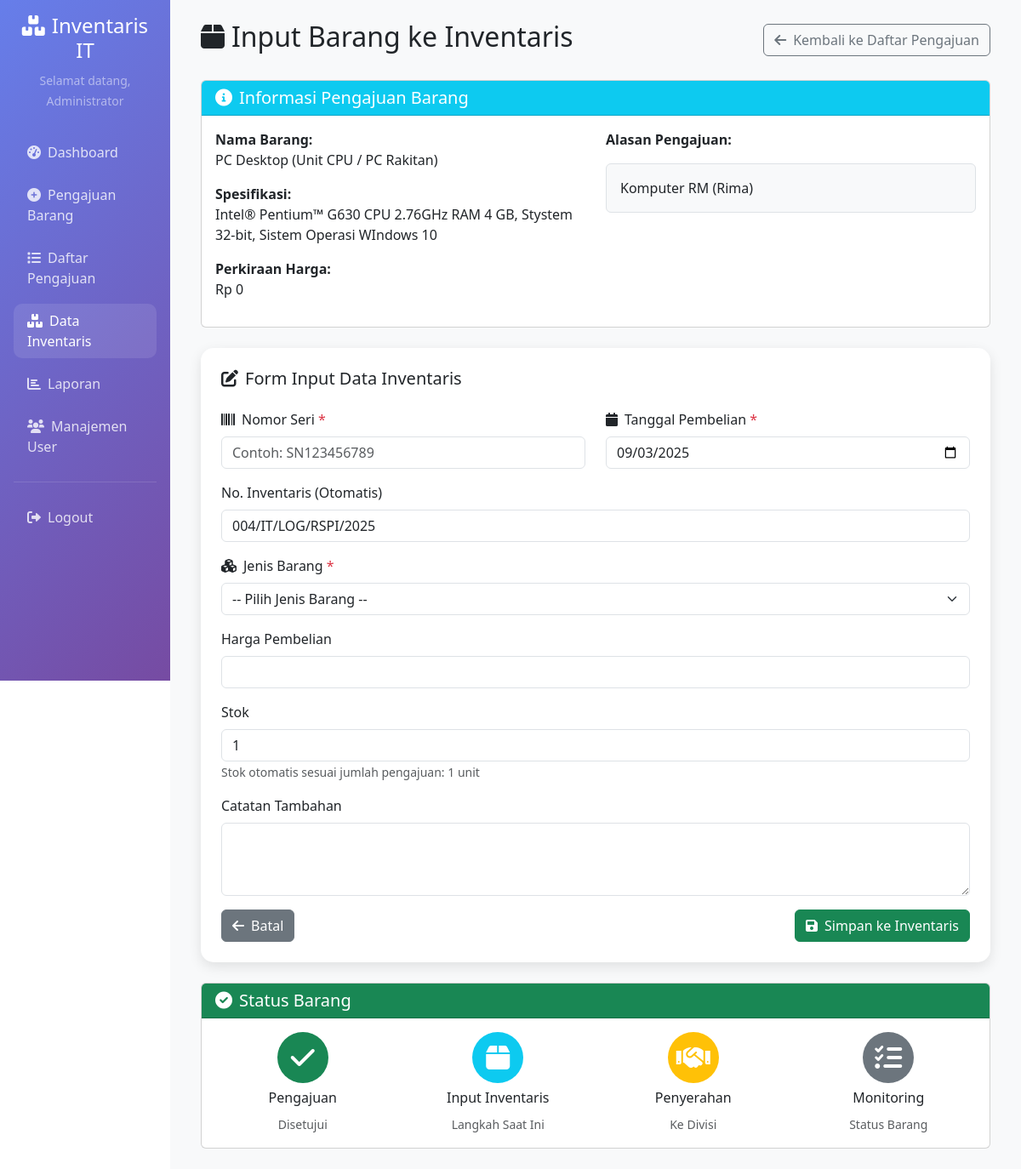
/input_inventaris.php?id=17 (signed in), run on the app's committed database.
### tables this page shows
CREATE TABLE `pengajuan_barang` (
  `id` int(11) NOT NULL,
  `nama_barang` varchar(200) NOT NULL,
  `spesifikasi` text DEFAULT NULL,
  `alasan_pengajuan` text NOT NULL,
  `jumlah` int(11) NOT NULL,
  `perkiraan_harga` decimal(15,2) DEFAULT NULL,
  `status` enum('Diajukan','Diverifikasi','Ditolak','ACC Keuangan','Ditolak Keuangan','Dibeli','Diterima') DEFAULT 'Diajukan',
  `staff_id` int(11) DEFAULT NULL,
  `tanggal_pengajuan` timestamp NOT NULL DEFAULT current_timestamp(),
  `tanggal_verifikasi` timestamp NULL DEFAULT NULL,
  `tanggal_acc_keuangan` timestamp NULL DEFAULT NULL,
  `catatan_verifikasi` text DEFAULT NULL,
  `catatan_keuangan` text DEFAULT NULL
);

### input_inventaris.php (the view, shortened to what this page needs)
<?php
require_once 'config/database.php';
$success = $error = '';
$pengajuan_id = isset($_GET['id']) ? $_GET['id'] : 0;
$sql = "SELECT * FROM pengajuan_barang WHERE id = ? AND status = 'ACC Keuangan'";
$stmt = $conn->prepare($sql);
$stmt->bind_param("i", $pengajuan_id);
$stmt->execute();
$result = $stmt->get_result();
$pengajuan = $result->fetch_assoc();
$canInput = isset($pengajuan['jumlah']) ? ((int)$pengajuan['jumlah'] > 0) : false;
?>
<!DOCTYPE html>
<html lang="id">
<head>
    <link href="https://cdn.jsdelivr.net/npm/bootstrap@5.3.0/dist/css/bootstrap.min.css" rel="stylesheet">
    <link href="https://cdnjs.cloudflare.com/ajax/libs/font-awesome/6.0.0/css/all.min.css" rel="stylesheet">
</head>
<body>
    <div class="container-fluid">
        <div class="row">
            <div class="col-md-3 col-lg-2 px-0">
                <div class="sidebar p-3">
                    <div class="text-center mb-4">
                        <h4 class="text-white"><i class="fas fa-boxes me-2"></i>Inventaris IT</h4>
                        <small class="text-white-50">Selamat datang, <?php echo $_SESSION['nama']; ?></small>
                    </div>
                    <nav class="nav flex-column">
                        <a class="nav-link" href="dashboard.php">
                            <i class="fas fa-tachometer-alt me-2"></i>Dashboard
                        </a>
                        <a class="nav-link" href="pengajuan.php">
                            <i class="fas fa-plus-circle me-2"></i>Pengajuan Barang
                        </a>
                        <a class="nav-link" href="daftar_pengajuan.php">
                            <i class="fas fa-list me-2"></i>Daftar Pengajuan
                        </a>
                        <a class="nav-link active" href="inventaris.php">
                            <i class="fas fa-boxes me-2"></i>Data Inventaris
                        </a>
                        <?php if (in_array($_SESSION['role'], ['admin', 'kepala'])): ?>
                        <a class="nav-link" href="laporan.php">
                            <i class="fas fa-chart-bar me-2"></i>Laporan
                        </a>
                        <?php endif; ?>
                        <?php if ($_SESSION['role'] == 'admin'): ?>
                        <a class="nav-link" href="users.php">
                            <i class="fas fa-users me-2"></i>Manajemen User
                        </a>
                        <?php endif; ?>
                        <hr class="text-white-50">
                        <a class="nav-link" href="logout.php">
                            <i class="fas fa-sign-out-alt me-2"></i>Logout
                        </a>
                    </nav>
                </div>
            </div>
            <div class="col-md-9 col-lg-10 main-content">
                <div class="p-4">
                    <div class="d-flex justify-content-between align-items-center mb-4">
                        <h2><i class="fas fa-box me-2"></i>Input Barang ke Inventaris</h2>
                        <a href="daftar_pengajuan.php" class="btn btn-outline-secondary">
                            <i class="fas fa-arrow-left me-2"></i>Kembali ke Daftar Pengajuan
                        </a>
                    </div>
                    <?php if ($success): ?>
                        <div class="alert alert-success alert-dismissible fade show" role="alert">
                            <i class="fas fa-check-circle me-2"></i><?php echo $success; ?>
                            <button type="button" class="btn-close" data-bs-dismiss="alert"></button>
                        </div>
                        <div class="text-center">
                            <a href="inventaris.php" class="btn btn-primary">
                                <i class="fas fa-boxes me-2"></i>Lihat Data Inventaris
                            </a>
                        </div>
                    <?php else: ?>
                        <div class="card mb-4">
                            <div class="card-header bg-info text-white">
                                <h5 class="mb-0"><i class="fas fa-info-circle me-2"></i>Informasi Pengajuan Barang</h5>
                            </div>
                            <div class="card-body">
                                <div class="row">
                                    <div class="col-md-6">
                                        <p><strong>Nama Barang:</strong><br><?php echo htmlspecialchars($pengajuan['nama_barang']); ?></p>
                                        <p><strong>Spesifikasi:</strong><br><?php echo htmlspecialchars($pengajuan['spesifikasi'] ?: '-'); ?></p>
                                        <p><strong>Perkiraan Harga:</strong><br>Rp <?php echo number_format($pengajuan['perkiraan_harga'], 0, ',', '.'); ?></p>
                                    </div>
                                    <div class="col-md-6">
                                        <p><strong>Alasan Pengajuan:</strong></p>
                                        <div class="border rounded p-3 bg-light">
                                            <?php echo nl2br(htmlspecialchars($pengajuan['alasan_pengajuan'])); ?>
                                        </div>
                                    </div>
                                </div>
                            </div>
                        </div>
                        <div class="form-container p-4">
                            <h5 class="mb-4"><i class="fas fa-edit me-2"></i>Form Input Data Inventaris</h5>
                            <form method="POST">
                                <div class="row">
                                    <div class="col-md-6 mb-3">
                                        <label for="nomor_seri" class="form-label">
                                            <i class="fas fa-barcode me-2"></i>Nomor Seri <span class="text-danger">*</span>
                                        </label>
                                        <input type="text" class="form-control" id="nomor_seri" name="nomor_seri"
                                               placeholder="Contoh: SN123456789" required>
                                    </div>
                                    <div class="col-md-6 mb-3">
                                        <label for="tanggal_pembelian" class="form-label">
                                            <i class="fas fa-calendar me-2"></i>Tanggal Pembelian <span class="text-danger">*</span>
                                        </label>
                                        <input type="date" class="form-control" id="tanggal_pembelian" name="tanggal_pembelian"
                                               value="<?php echo date('Y-m-d'); ?>" required>
                                    </div>
                                </div>
                                <div class="mb-3">
                                    <label for="no_inventaris" class="form-label">No. Inventaris (Otomatis)</label>
                                    <input type="text" class="form-control" id="no_inventaris" name="no_inventaris" value="<?php
                                        $tahun = date('Y');
                                        $prefix = 'IT/LOG/RSPI/' . $tahun;
                                        $sqlMax = "SELECT MAX(no_inventaris) AS max_no FROM inventaris WHERE no_inventaris LIKE '%$prefix%'";
                                        $resultMax = isset($conn) ? $conn->query($sqlMax) : false;
                                        $max_no = 0;
                                        if ($resultMax && $rowMax = $resultMax->fetch_assoc()) {
                                            if ($rowMax['max_no']) {
                                                preg_match('/^(\d{3})\/IT\/LOG\/RSPI\/' . $tahun . '$/', $rowMax['max_no'], $matches);
                                                if (isset($matches[1])) {
                                                    $max_no = (int)$matches[1];
                                                }
                                            }
                                        }
                                        $next_no = str_pad($max_no + 1, 3, '0', STR_PAD_LEFT);
                                        $no_inventaris_preview = $next_no . '/' . $prefix;
                                        echo htmlspecialchars($no_inventaris_preview);
                                    ?>" readonly>
                                </div>
                                <div class="mb-3">
                                    <label for="jenis_barang" class="form-label">
                                        <i class="fas fa-cubes me-2"></i>Jenis Barang <span class="text-danger">*</span>
                                    </label>
                                    <select class="form-select" id="jenis_barang" name="jenis_barang" required onchange="toggleIpAddressInput()">
                                        <option value="">-- Pilih Jenis Barang --</option>
                                    </select>
                                </div>
                                <div class="mb-3">
                                    <label for="harga" class="form-label">Harga Pembelian</label>
                                    <input type="number" class="form-control" id="harga" name="harga" step="0.01" required>
                                </div>
                                <div class="mb-3">
                                    <label for="stok" class="form-label">Stok</label>
                                    <input type="number" class="form-control" id="stok" name="stok" min="1" value="<?= max((int)$pengajuan['jumlah'], 0) ?>" <?= !$canInput ? 'disabled' : '' ?> required>
                                    <small class="form-text text-muted">
                                        <?php if ($canInput): ?>
                                            Stok otomatis sesuai jumlah pengajuan: <?= (int)$pengajuan['jumlah'] ?> unit
                                        <?php else: ?>
                                            Stok 0. Silakan lakukan pengajuan terlebih dahulu.
                                        <?php endif; ?>
                                    </small>
                                </div>
                                <div class="mb-3">
                                    <label for="catatan" class="form-label">Catatan Tambahan</label>
                                    <textarea class="form-control" id="catatan" name="catatan" rows="3"></textarea>
                                </div>
                                <div class="d-flex justify-content-between">
                                    <a href="daftar_pengajuan.php" class="btn btn-secondary">
                                        <i class="fas fa-arrow-left me-2"></i>Batal
                                    </a>
                                    <button type="submit" class="btn btn-success" <?= !$canInput ? 'disabled' : '' ?>>
                                        <i class="fas fa-save me-2"></i>Simpan ke Inventaris
                                    </button>
                                </div>
                            </form>
                        </div>
                        <div class="mt-4">
                            <div class="card">
                                <div class="card-header bg-success text-white">
                                    <h5 class="mb-0"><i class="fas fa-check-circle me-2"></i>Status Barang</h5>
                                </div>
                                <div class="card-body">
                                    <div class="row text-center">
                                        <div class="col-md-3">
                                            <div class="bg-success text-white rounded-circle d-inline-flex align-items-center justify-content-center" style="width: 60px; height: 60px;">
                                                <i class="fas fa-check fa-2x"></i>
                                            </div>
                                            <h6 class="mt-2">Pengajuan</h6>
                                            <small class="text-muted">Disetujui</small>
                                        </div>
                                        <div class="col-md-3">
                                            <div class="bg-info text-white rounded-circle d-inline-flex align-items-center justify-content-center" style="width: 60px; height: 60px;">
                                                <i class="fas fa-box fa-2x"></i>
                                            </div>
                                            <h6 class="mt-2">Input Inventaris</h6>
                                            <small class="text-muted">Langkah Saat Ini</small>
                                        </div>
                                        <div class="col-md-3">
                                            <div class="bg-warning text-white rounded-circle d-inline-flex align-items-center justify-content-center" style="width: 60px; height: 60px;">
                                                <i class="fas fa-handshake fa-2x"></i>
                                            </div>
                                            <h6 class="mt-2">Penyerahan</h6>
                                            <small class="text-muted">Ke Divisi</small>
                                        </div>
                                        <div class="col-md-3">
                                            <div class="bg-secondary text-white rounded-circle d-inline-flex align-items-center justify-content-center" style="width: 60px; height: 60px;">
                                                <i class="fas fa-tasks fa-2x"></i>
                                            </div>
                                            <h6 class="mt-2">Monitoring</h6>
                                            <small class="text-muted">Status Barang</small>
                                        </div>
                                    </div>
                                </div>
                            </div>
                        </div>
                    <?php endif; ?>
                </div>
            </div>
        </div>
    </div>
</body>
</body>
</html>

### input_inventaris.php (style rules this page uses)
.sidebar { min-height: 100vh; background: linear-gradient(135deg, #667eea 0%, #764ba2 100%); }
.sidebar .nav-link { color: rgba(255, 255, 255, 0.8); border-radius: 10px; margin: 5px 0; }
.sidebar .nav-link:hover, .sidebar .nav-link.active { color: white; background: rgba(255, 255, 255, 0.1); }
.main-content { background-color: #f8f9fa; min-height: 100vh; }
.form-container { background: white; border-radius: 15px; box-shadow: 0 5px 15px rgba(0, 0, 0, 0.1); }

### data on the page
pengajuan_barang: nama_barang "PC Desktop (Unit CPU / PC Rakitan)", spesifikasi "Intel® Pentium™ G630 CPU 2.76GHz RAM 4 GB, Stystem 32-bit, Sistem Operasi WIndows 10", perkiraan_harga "0", alasan_pengajuan "Komputer RM (Rima)", stok "1", jumlah "1"

### other printed values
$_SESSION['nama'] "Administrator"
